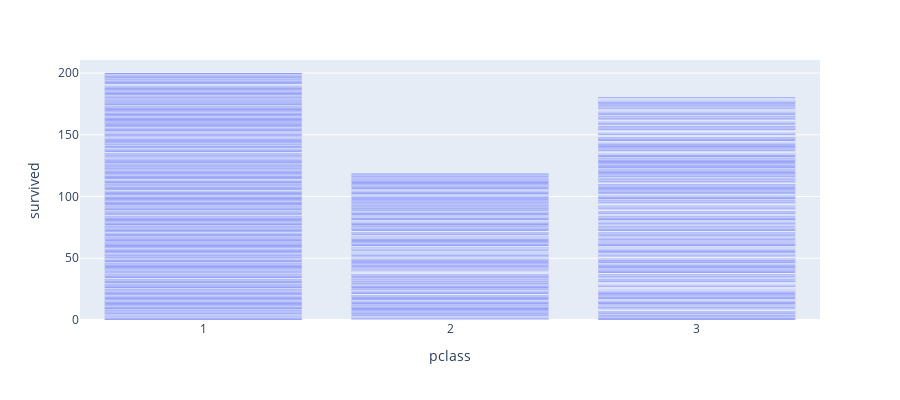

Notebook code cell kept with this figure:
### Code cell
fig1 = px.bar(titanic, x="pclass", y="survived", barmode = 'group', 
             height=400)
fig1.show()

### Figure 1 — Plotly figure (JSON) as saved in the notebook; plotly's stock layout.template omitted (floating-point values rounded to 4 significant figures; data arrays with more than 128 entries replaced by an {"elided": "..."} marker saying what was removed)
{"data": [{"alignmentgroup": "True", "hovertemplate": "pclass=%{x}<br>survived=%{y}<extra></extra>", "legendgroup": "", "marker": {"color": "#636efa", "pattern": {"shape": ""}}, "name": "", "offsetgroup": "", "orientation": "v", "showlegend": false, "textposition": "auto", "type": "bar", "x": {"elided": "1309 int values"}, "xaxis": "x", "y": {"elided": "1309 int values"}, "yaxis": "y"}], "layout": {"barmode": "group", "height": 400, "legend": {"tracegroupgap": 0}, "margin": {"t": 60}, "xaxis": {"anchor": "y", "domain": [0, 1], "title": {"text": "pclass"}}, "yaxis": {"anchor": "x", "domain": [0, 1], "title": {"text": "survived"}}}}
